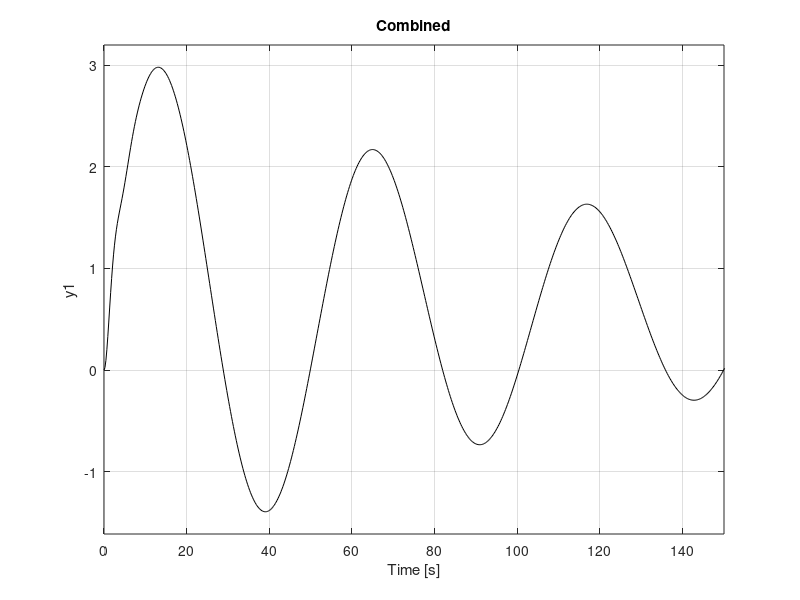
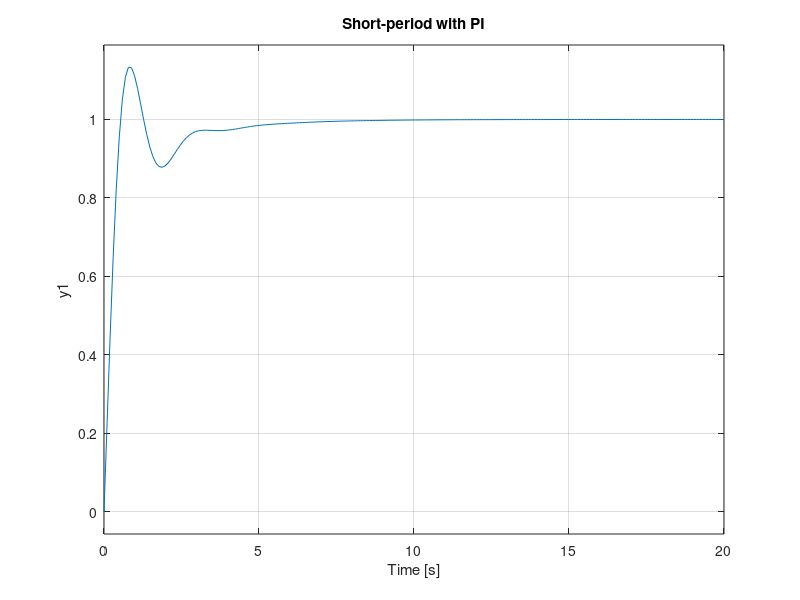
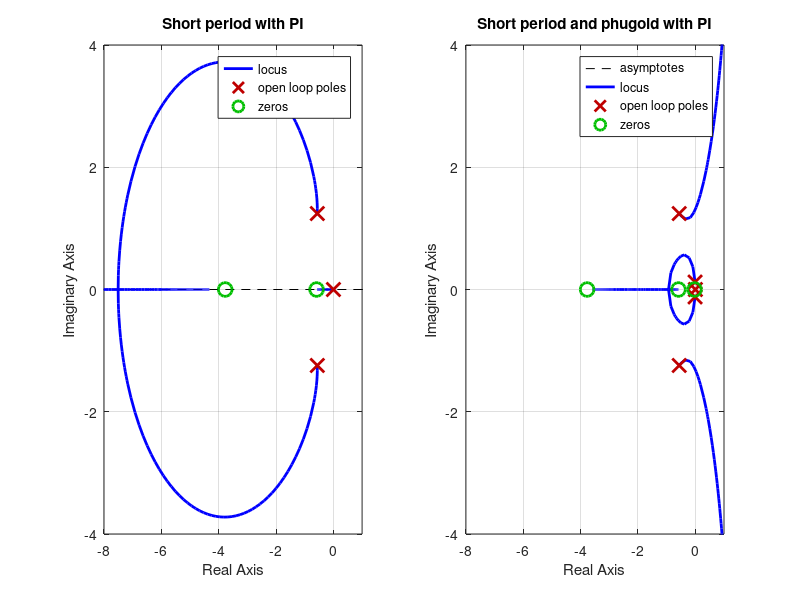
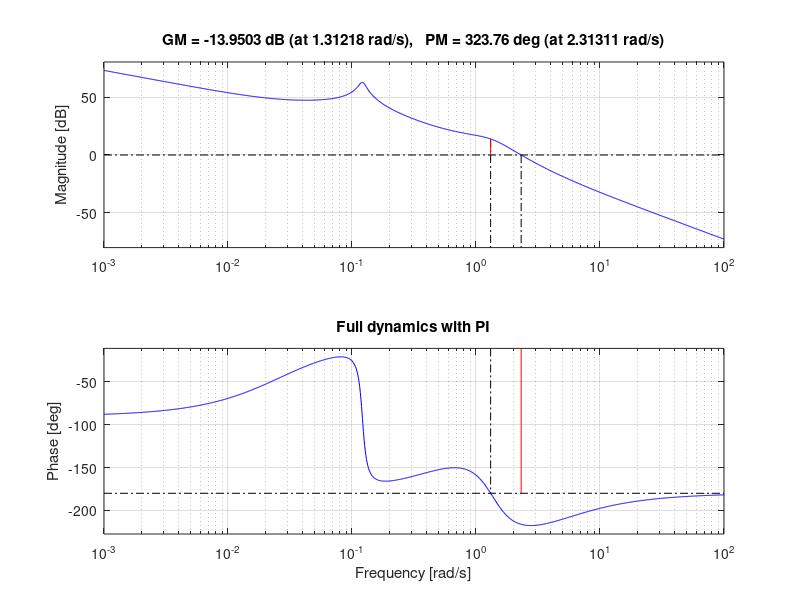

MATLAB code for these plots, in order:
% L03_ttail_case.m — the T-tail case from Lecture 3.
%
% Duc Nguyen's script, as he runs it in the lecture. A pitch model whose short
% period and phugoid sit two decades apart: tune a PI against the short period
% alone and it is a good controller, put the same PI on the full dynamics and
% the loop is unstable.
%
% The deck shows Duc's own plots. The handout's are redrawn in the site's
% style by models/L03_ttail_case.py, which writes out the same two transfer
% functions and the same gains by hand: change one below and that script has
% to change with it, or the two stop agreeing.

close all; clear
s = tf('s');

%% Pitch response: short period, phugoid, and combined dynamics
sp = (s+0.5877)/ (s^2+1.127*s+1.862);
pg = (s+0.02662) / (s^2+0.01579*s+0.01475);
ol_full = sp*pg;

figure(1); % step responses
subplot(311); step(sp,'b'); xlim([0 150]); title('Short period');
subplot(312); step(pg,'r'); xlim([0 150]); title('Phugoid');
subplot(313); step(ol_full,'k'); xlim([0 150]); title('Combined');

%% PI controller
PI = 2.2 + 8.3/s;
cl_sp = feedback(PI*sp,1); % closed-loop short-period model only
cl_sys_ol = feedback(PI*ol_full,1); % Closed-loop full dynamics

figure(2); % short-period open- and closed-loop step response
subplot(211); step(sp); title('Short-period open loop');
subplot(212); step(cl_sp); title('Short-period with PI'); 

figure(3) % full dynamics closed-loop step response
step(cl_sys_ol); title('Full dynamics with PI')

% Frequency responses
figure(4); margin(PI*sp); xlim([10^-3 10^2]); title('Short period with PI')
figure(5); margin(PI*ol_full); xlim([10^-3 10^2]); title('Full dynamics with PI')

%% Root locus
PI_rl = (2.2 + 8.3/s)/2.2; % divide both sides by the Kp gain 

figure(4);
subplot(121); rlocus(PI_rl*sp); xlim([-8 1]); ylim([-4 4]); title('Short period with PI')
subplot(122); rlocus(PI_rl*ol_full); xlim([-8 1]); ylim([-4 4]); title('Short period and phugoid with PI')
